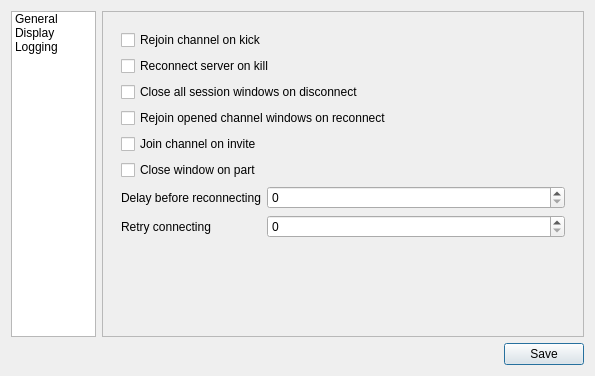
<?xml version="1.0" encoding="UTF-8"?>
<ui version="4.0">
 <class>OptionDialog</class>
 <widget class="QDialog" name="OptionDialog">
  <property name="geometry">
   <rect>
    <x>0</x>
    <y>0</y>
    <width>595</width>
    <height>376</height>
   </rect>
  </property>
  <property name="windowTitle">
   <string>Options</string>
  </property>
  <property name="windowIcon">
   <iconset resource="../../icons.qrc">
    <normaloff>:/icons/assets/icons/wrench-screwdriver.png</normaloff>:/icons/assets/icons/wrench-screwdriver.png</iconset>
  </property>
  <layout class="QVBoxLayout" name="verticalLayout_7">
   <item>
    <layout class="QHBoxLayout" name="horizontalLayout_2">
     <item>
      <widget class="QListWidget" name="lstOptions">
       <property name="minimumSize">
        <size>
         <width>85</width>
         <height>0</height>
        </size>
       </property>
       <property name="maximumSize">
        <size>
         <width>85</width>
         <height>16777215</height>
        </size>
       </property>
       <property name="spacing">
        <number>5</number>
       </property>
       <item>
        <property name="text">
         <string>General</string>
        </property>
       </item>
       <item>
        <property name="text">
         <string>Display</string>
        </property>
       </item>
       <item>
        <property name="text">
         <string>Logging</string>
        </property>
        <property name="flags">
         <set>NoItemFlags</set>
        </property>
       </item>
      </widget>
     </item>
     <item>
      <widget class="QFrame" name="frame">
       <property name="frameShape">
        <enum>QFrame::StyledPanel</enum>
       </property>
       <property name="frameShadow">
        <enum>QFrame::Raised</enum>
       </property>
       <layout class="QVBoxLayout" name="verticalLayout_2">
        <item>
         <widget class="QStackedWidget" name="stackedWidget">
          <widget class="QWidget" name="pageGeneral">
           <layout class="QVBoxLayout" name="verticalLayout_3">
            <item>
             <layout class="QVBoxLayout" name="verticalLayout_5">
              <item>
               <widget class="QCheckBox" name="chkRejoinOnKick">
                <property name="text">
                 <string>Rejoin channel on kick</string>
                </property>
               </widget>
              </item>
              <item>
               <widget class="QCheckBox" name="chkReconnectOnKill">
                <property name="text">
                 <string>Reconnect server on kill</string>
                </property>
               </widget>
              </item>
              <item>
               <widget class="QCheckBox" name="chkCloseOnDisconnect">
                <property name="text">
                 <string>Close all session windows on disconnect</string>
                </property>
               </widget>
              </item>
              <item>
               <widget class="QCheckBox" name="chkRejoinOnConnect">
                <property name="text">
                 <string>Rejoin opened channel windows on reconnect</string>
                </property>
               </widget>
              </item>
              <item>
               <widget class="QCheckBox" name="chkJoinOnInvite">
                <property name="text">
                 <string>Join channel on invite</string>
                </property>
               </widget>
              </item>
              <item>
               <widget class="QCheckBox" name="chkCloseOnPart">
                <property name="text">
                 <string>Close window on part</string>
                </property>
               </widget>
              </item>
              <item>
               <layout class="QFormLayout" name="formLayout">
                <item row="0" column="0">
                 <widget class="QLabel" name="label">
                  <property name="text">
                   <string>Delay before reconnecting</string>
                  </property>
                 </widget>
                </item>
                <item row="0" column="1">
                 <widget class="QSpinBox" name="spnReconDelay"/>
                </item>
                <item row="1" column="0">
                 <widget class="QLabel" name="label_2">
                  <property name="text">
                   <string>Retry connecting</string>
                  </property>
                 </widget>
                </item>
                <item row="1" column="1">
                 <widget class="QSpinBox" name="spnReconRetry"/>
                </item>
               </layout>
              </item>
              <item>
               <spacer name="verticalSpacer_2">
                <property name="orientation">
                 <enum>Qt::Vertical</enum>
                </property>
                <property name="sizeHint" stdset="0">
                 <size>
                  <width>20</width>
                  <height>40</height>
                 </size>
                </property>
               </spacer>
              </item>
             </layout>
            </item>
           </layout>
          </widget>
          <widget class="QWidget" name="pageDisplay">
           <layout class="QVBoxLayout" name="verticalLayout_4">
            <item>
             <widget class="QGroupBox" name="grpColors">
              <property name="title">
               <string>Colors</string>
              </property>
              <layout class="QHBoxLayout" name="horizontalLayout_4"/>
             </widget>
            </item>
            <item>
             <widget class="QGroupBox" name="groupBox">
              <property name="minimumSize">
               <size>
                <width>350</width>
                <height>0</height>
               </size>
              </property>
              <property name="title">
               <string/>
              </property>
              <layout class="QVBoxLayout" name="verticalLayout">
               <item>
                <layout class="QHBoxLayout" name="horizontalLayout_5">
                 <item>
                  <widget class="QCheckBox" name="chkTimestamp">
                   <property name="text">
                    <string>Timestamp</string>
                   </property>
                  </widget>
                 </item>
                 <item>
                  <widget class="QLineEdit" name="edtTimestamp"/>
                 </item>
                 <item>
                  <spacer name="horizontalSpacer_3">
                   <property name="orientation">
                    <enum>Qt::Horizontal</enum>
                   </property>
                   <property name="sizeHint" stdset="0">
                    <size>
                     <width>40</width>
                     <height>20</height>
                    </size>
                   </property>
                  </spacer>
                 </item>
                </layout>
               </item>
              </layout>
             </widget>
            </item>
            <item>
             <widget class="QGroupBox" name="horizontalGroupBox">
              <layout class="QHBoxLayout" name="horizontalLayout_3">
               <item>
                <layout class="QVBoxLayout" name="verticalLayout_6">
                 <item>
                  <widget class="QComboBox" name="comboEvent">
                   <item>
                    <property name="text">
                     <string>Join</string>
                    </property>
                   </item>
                   <item>
                    <property name="text">
                     <string>Part</string>
                    </property>
                   </item>
                   <item>
                    <property name="text">
                     <string>Part with reason</string>
                    </property>
                   </item>
                   <item>
                    <property name="text">
                     <string>Kick</string>
                    </property>
                   </item>
                   <item>
                    <property name="text">
                     <string>Mode</string>
                    </property>
                   </item>
                   <item>
                    <property name="text">
                     <string>Quit</string>
                    </property>
                   </item>
                   <item>
                    <property name="text">
                     <string>Nick</string>
                    </property>
                   </item>
                   <item>
                    <property name="text">
                     <string>Topic is set</string>
                    </property>
                   </item>
                   <item>
                    <property name="text">
                     <string>Topic</string>
                    </property>
                   </item>
                   <item>
                    <property name="text">
                     <string>Topic author and date</string>
                    </property>
                   </item>
                   <item>
                    <property name="text">
                     <string>No topic</string>
                    </property>
                   </item>
                   <item>
                    <property name="text">
                     <string>Server info</string>
                    </property>
                   </item>
                   <item>
                    <property name="text">
                     <string>Client info</string>
                    </property>
                   </item>
                   <item>
                    <property name="text">
                     <string>Message</string>
                    </property>
                   </item>
                   <item>
                    <property name="text">
                     <string>Action</string>
                    </property>
                   </item>
                   <item>
                    <property name="text">
                     <string>Notice</string>
                    </property>
                   </item>
                  </widget>
                 </item>
                </layout>
               </item>
               <item>
                <widget class="QStackedWidget" name="stackEventFormat"/>
               </item>
              </layout>
             </widget>
            </item>
            <item>
             <widget class="QGroupBox" name="groupBox_2">
              <property name="enabled">
               <bool>false</bool>
              </property>
              <property name="title">
               <string>Show in active window</string>
              </property>
              <layout class="QGridLayout" name="gridLayout_2">
               <item row="0" column="0">
                <widget class="QCheckBox" name="checkBox">
                 <property name="text">
                  <string>Whois / whowas</string>
                 </property>
                </widget>
               </item>
               <item row="0" column="1">
                <widget class="QCheckBox" name="checkBox_2">
                 <property name="text">
                  <string>Notice</string>
                 </property>
                </widget>
               </item>
               <item row="1" column="0">
                <widget class="QCheckBox" name="checkBox_3">
                 <property name="text">
                  <string>Invite</string>
                 </property>
                </widget>
               </item>
               <item row="1" column="1">
                <widget class="QCheckBox" name="checkBox_4">
                 <property name="text">
                  <string>Query</string>
                 </property>
                </widget>
               </item>
              </layout>
             </widget>
            </item>
           </layout>
          </widget>
          <widget class="QWidget" name="pageLogging">
           <layout class="QVBoxLayout" name="verticalLayout_4"/>
          </widget>
          <widget class="QWidget" name="pageNicklist"/>
         </widget>
        </item>
       </layout>
      </widget>
     </item>
    </layout>
   </item>
   <item>
    <layout class="QHBoxLayout" name="horizontalLayout">
     <item>
      <spacer name="horizontalSpacer">
       <property name="orientation">
        <enum>Qt::Horizontal</enum>
       </property>
       <property name="sizeHint" stdset="0">
        <size>
         <width>40</width>
         <height>20</height>
        </size>
       </property>
      </spacer>
     </item>
     <item>
      <widget class="QPushButton" name="btnSave">
       <property name="text">
        <string>Save</string>
       </property>
      </widget>
     </item>
    </layout>
   </item>
  </layout>
 </widget>
 <resources>
  <include location="../../icons.qrc"/>
 </resources>
 <connections/>
</ui>
